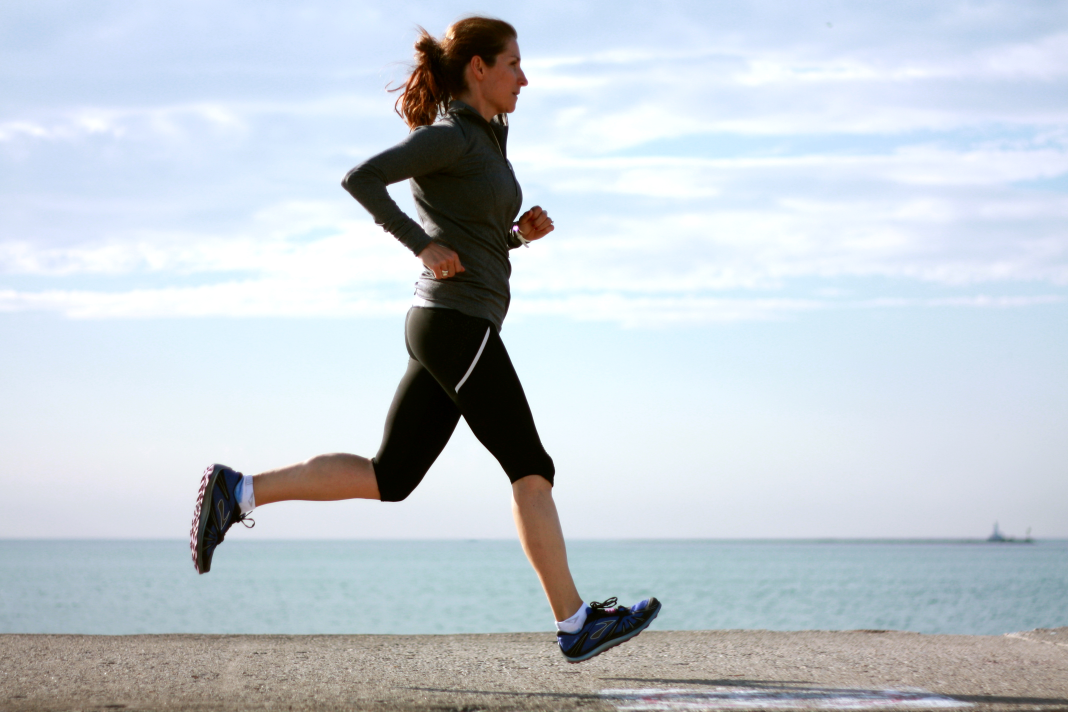
#> input picture Human_pose_comparison/running1.jpg, 4272 x 2848 px, found by its file name (shown at 1/4 size)
$ jupyter execute --allow-errors Human_Pose_Comparison.ipynb   (shell and % lines are left out)
#> lines starting #> are read from the running program, lines starting #| are printed output that depends on the picture
<a href="https://colab.research.google.com/github/Pragi02/Computer-Vision/blob/main/Human_Pose_Comparison.ipynb" target="_parent"></a>

**Objective**: Compare two poses of human and Finding out whether they are similar or not.

**Modules**

*   We will take a pretrained openpose estimation model to prdict the 18 keypoints on a human body
*   We take openpose model for tensorflow by Ildoo Kim
GitHub Repo Link: https://github.com/ildoonet/tf-pose-estimation

[cell 1]
#importing all required libraries

import sys
import time
import logging
import numpy as np
import cv2

import numpy as np
from tf_pose import common
from tf_pose.estimator import TfPoseEstimator
from tf_pose.networks import get_graph_path, model_wh
import matplotlib.pyplot as plt
from sklearn.preprocessing import Normalizer
import warnings
warnings.filterwarnings('ignore')

**Model and TfPose Estimator**

[cell 2]
#  initialize the pretrained model with the required parameters as seen below.

resize = '432x368'     # resize images before they are processed
resize_out_ratio = 4.0 # resize heatmaps before they are post-processed
model='mobilenet_v2_large'
show_process = False
tensorrt = False       # for tensorrt process

#> (a cell that did not finish here is left out)

[cell 4]
#loading the first image from which we have to compare with other image


image=cv2.imread("/content/running1.jpg")
#> image is the input picture: shape (2848, 4272, 3); mean B, G, R 210.7, 203.2, 195
dim = (368, 428)

image = cv2.resize(image, dim, interpolation = cv2.INTER_AREA)
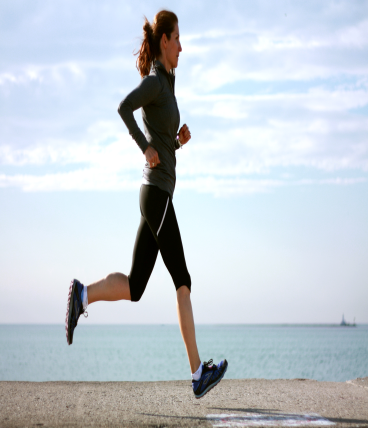
#> image: shape (428, 368, 3); mean B, G, R 210.7, 203.2, 195

**Approach**
*   The keypoints of the student are obtained and stored in a array list.
*   These keypoints are normalized.
*   The trainer feed is taken and the keypoints are detected.
*   The keypoints are normalized and the cosine similarity is found between the user keypoints and the array of dancer keypoints.
*   The minimum similarity score is compared with the threshold and then it displays is the user steps are correct or not for the given dancer moves.

1.   Take position from the trainer:
2.   We made two functions to get all the keypoints from the trainer and store them in a dataframe and in a list.
3. The function "processing" is used to predict all the keypoints from the video or image and return all the keypoints for the video or image
4.  The function "get_position" is used to take all the keypoints that are returned from the above function, preprocess them and return the dataframe and the list of keypoints.

**Processing Function Code**

[cell 5]
# Getting keypoints from image of trainer using tf_pose and showing the trainer pose

from google.colab.patches import cv2_imshow
#> (the rest of this cell did not finish here and is left out)

**Get Postion function part**

[cell 6]
#creating dataframe of stored Features of trainer


import pandas as pd
#features=[0]*32
features=[0]*36
#print(features)
keyp_list=[]
#data=pd.Dataframe()
#print(len(keypoints_list[i]))
# Preprocessing of the keypoints data
#> (the rest of this cell did not finish here and is left out)

#> (a cell that did not finish here is left out)

[cell 8]
def findCosineSimilarity_1(source_representation, test_representation):
    import numpy as np
    a = np.matmul(np.transpose(source_representation), test_representation)
    b = np.sum(np.multiply(source_representation, source_representation))
    c = np.sum(np.multiply(test_representation, test_representation))
    return 1 - (a / (np.sqrt(b) * np.sqrt(c)))

**Comparison of two imput images poses**

*   image_1 is trainer
*   image_2 is student

[cell 9]
# Two input images comparison of trainer and student


image_1=cv2.imread("/content/running2.jpg")
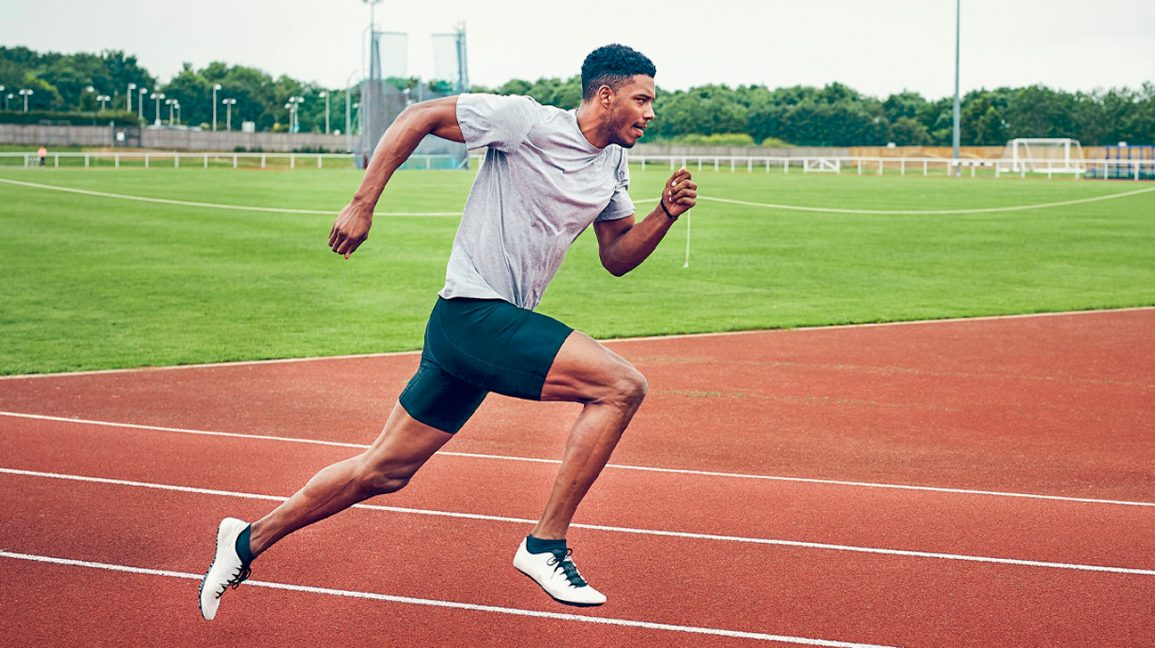
#> input picture Human_pose_comparison/running2.jpg, 1155 x 648 px, found by its file name
#> image_1 is the input picture: shape (648, 1155, 3); mean B, G, R 116.6, 147, 173.6
image_2=cv2.imread("/content/running1.jpg")

image_2 = cv2.resize(image_2, dim, interpolation = cv2.INTER_AREA)
image_1 = cv2.resize(image_1, dim, interpolation = cv2.INTER_AREA)
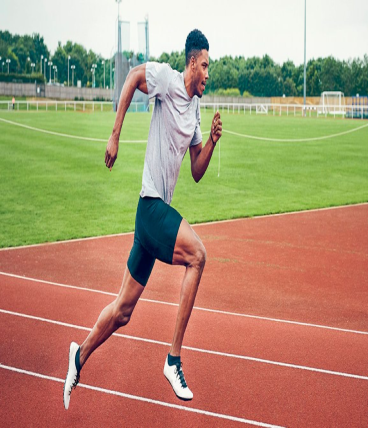
#> image_1: shape (428, 368, 3); mean B, G, R 116.6, 147, 173.6
#> (the rest of this cell did not finish here and is left out)
